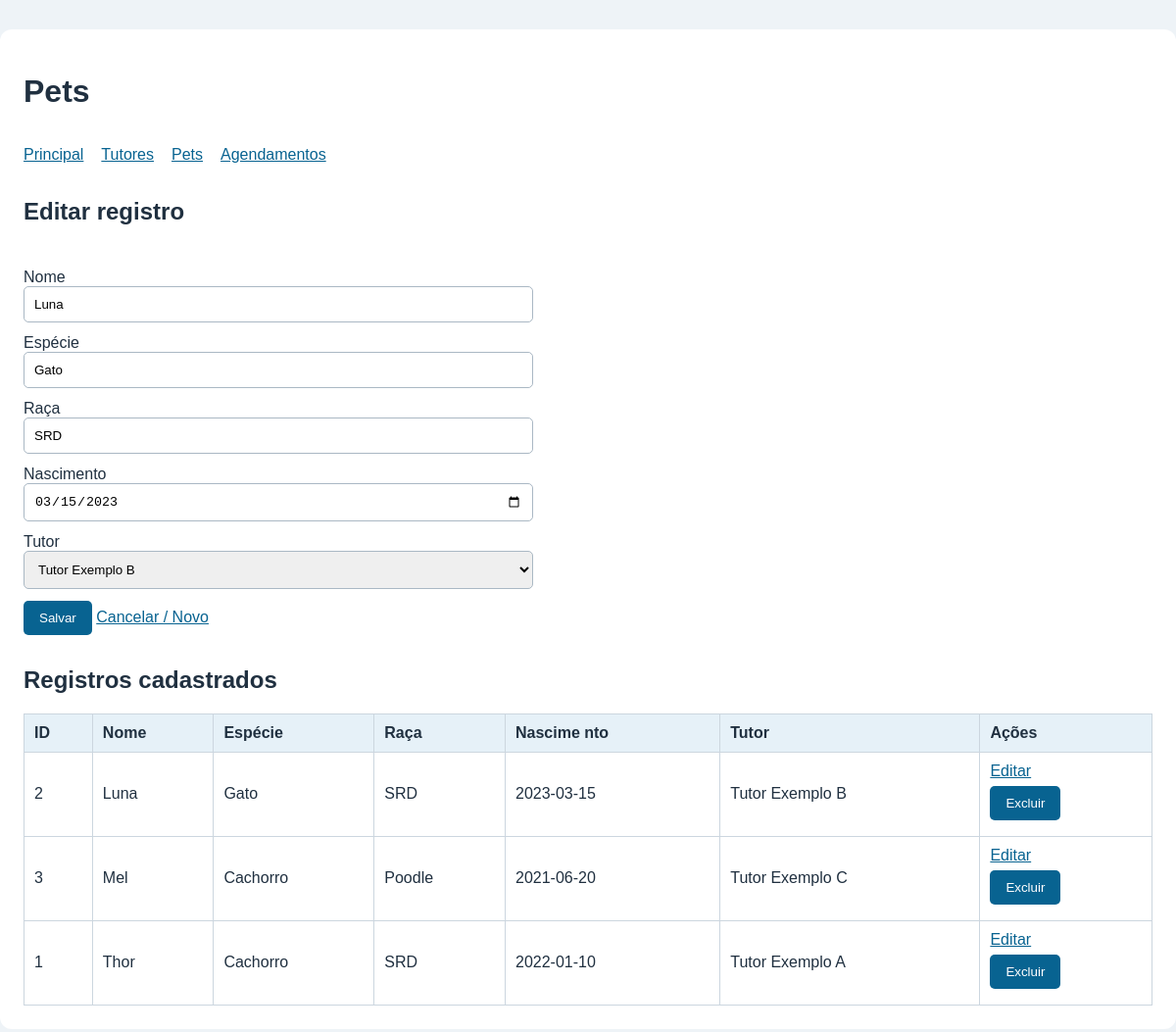
The page /pets.php?editar=2 (signed in) on the database its author committed.
### tables this page shows
CREATE TABLE pets (
id INT AUTO_INCREMENT PRIMARY KEY,
nome VARCHAR(100) NOT NULL,
especie VARCHAR(50) NOT NULL,
raca VARCHAR(80) NOT NULL,
data_nascimento DATE NOT NULL,
tutor_id INT NOT NULL,
CONSTRAINT fk_pet_tutor FOREIGN KEY (tutor_id)
REFERENCES tutores(id) ON DELETE RESTRICT ON UPDATE CASCADE
);

CREATE TABLE tutores (
id INT AUTO_INCREMENT PRIMARY KEY,
nome VARCHAR(120) NOT NULL,
cpf_criptografado TEXT NOT NULL,
telefone VARCHAR(20) NOT NULL,
email VARCHAR(120) NOT NULL
);

### pets.php (the view, shortened to what this page needs)
<?php
require_once 'conexao.php';
$id = 0;
$nome = '';
$especie = '';
$raca = '';
$data_nascimento = '';
$tutor_id = '';
if (isset($_GET['editar']) && $_SERVER['REQUEST_METHOD'] !== 'POST') {
    $id = intval($_GET['editar']);
    $stmt = $conn->prepare('SELECT * FROM pets WHERE id = ?');
    $stmt->bind_param('i', $id);
    $stmt->execute();
    $registro = $stmt->get_result()->fetch_assoc();
    if (!$registro) {
        $id = 0;
        $erro = 'Registro não encontrado.';
    } else {
        $nome = $registro['nome'];
        $especie = $registro['especie'];
        $raca = $registro['raca'];
        $data_nascimento = $registro['data_nascimento'];
        $tutor_id = $registro['tutor_id'];
    }
}
$opcoes = $conn->query('SELECT id, nome FROM tutores ORDER BY nome');
$listagem = $conn->query('SELECT p.*, t.nome AS tutor FROM pets p INNER JOIN tutores t ON t.id =
p.tutor_id ORDER BY p.nome');
?>
<h2><?= $id ? 'Editar registro' : 'Novo registro' ?></h2>
<form method="post">
    <label>Nome<input type="text" name="nome" value="<?= e($nome) ?>" maxlength="100" required></label>
    <label>Espécie<input type="text" name="especie" value="<?= e($especie) ?>" maxlength="50"
            required></label>
    <label>Raça<input type="text" name="raca" value="<?= e($raca) ?>" maxlength="80" required></label>
    <label>Nascimento<input type="date" name="data_nascimento" value="<?= e($data_nascimento) ?>"
            required></label>
    <label>Tutor<select name="tutor_id" required>
            <?php while ($o = $opcoes->fetch_assoc()): ?>
                <option value="<?= e($o['id']) ?>" <?= (int)$tutor_id === (int)$o['id'] ? 'selected' : '' ?>><?=
                                                                                                                e($o['nome']) ?></option>
            <?php endwhile; ?>
        </select></label>
    <button name="acao" value="salvar">Salvar</button> <a href="pets.php">Cancelar / Novo</a>
</form>
<h2>Registros cadastrados</h2>
<div class="rolagem">
    <table>
        <thead>
            <tr>
                <th>ID</th>
                <th>Nome</th>
                <th>Espécie</th>
                <th>Raça</th>
                <th>Nascime
                    nto</th>
                <th>Tutor</th>
                <th>Ações</th>
            </tr>
        </thead>
        <tbody>
            <?php while ($r = $listagem->fetch_assoc()): ?><tr>
                    <td><?= e($r['id']) ?></td>
                    <td><?= e($r['nome']) ?></td>
                    <td><?= e($r['especie']) ?></td>
                    <td><?= e($r['raca']) ?></td>
                    <td><?= e($r['data_nascimento']) ?></td>
                    <td><?= e($r['tutor']) ?></td>
                    <td><a href="pets.php?editar=<?= e($r['id']) ?>">Editar</a>
                        <form method="post" onsubmit="return confirm('Excluir este registro?')">
                            <button name="acao" value="excluir">Excluir</button>
                        </form>
                    </td>
                </tr>
            <?php endwhile; ?></tbody>
    </table>
</div>

### style.css (style rules this page uses)
* { box-sizing: border-box; }
body { margin: 0; background: #eef3f7; color: #203040; font-family: Arial, sans-serif; }
a { color: #086391; }
form { padding: 12px 0; }
label { display: block; margin: 12px 0; }
input, select { display: block; width: 100%; max-width: 520px; padding: 10px; border: 1px solid #aab8c4; border-radius: 5px; }
button { padding: 10px 16px; background: #086391; color: white; border: 0; border-radius: 5px; cursor: pointer; }
.rolagem { overflow-x: auto; }
table { border-collapse: collapse; width: 100%; }
th, td { padding: 10px; text-align: left; border: 1px solid #ccd6df; }
th { background: #e6f1f8; }
td form { padding: 6px 0; }

### rows shown on the page
pets: nome "Luna", especie "Gato", raca "SRD", data_nascimento "03/15/2023", tutor_id "Tutor Exemplo B", id "2", data_nascimento "2023-03-15", tutor.nome "Tutor Exemplo B"
pets: id "3", nome "Mel", especie "Cachorro", raca "Poodle", data_nascimento "2021-06-20", tutor.nome "Tutor Exemplo C"
pets: id "1", nome "Thor", especie "Cachorro", raca "SRD", data_nascimento "2022-01-10", tutor.nome "Tutor Exemplo A"

### other values the page prints
$titulo "Pets"
